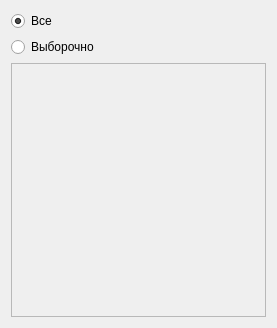
<?xml version="1.0" encoding="UTF-8"?>
<ui version="4.0">
 <class>UsrList</class>
 <widget class="QWidget" name="UsrList">
  <property name="geometry">
   <rect>
    <x>0</x>
    <y>0</y>
    <width>277</width>
    <height>328</height>
   </rect>
  </property>
  <property name="windowTitle">
   <string>Dialog</string>
  </property>
  <layout class="QVBoxLayout" name="verticalLayout_2">
   <item>
    <layout class="QVBoxLayout" name="verticalLayout">
     <item>
      <widget class="QRadioButton" name="rbAll">
       <property name="text">
        <string>Все</string>
       </property>
       <property name="checked">
        <bool>true</bool>
       </property>
      </widget>
     </item>
     <item>
      <widget class="QRadioButton" name="rbSel">
       <property name="text">
        <string>Выборочно</string>
       </property>
      </widget>
     </item>
    </layout>
   </item>
   <item>
    <widget class="QTableView" name="tvList">
     <property name="enabled">
      <bool>false</bool>
     </property>
    </widget>
   </item>
  </layout>
 </widget>
 <resources/>
 <connections/>
</ui>
